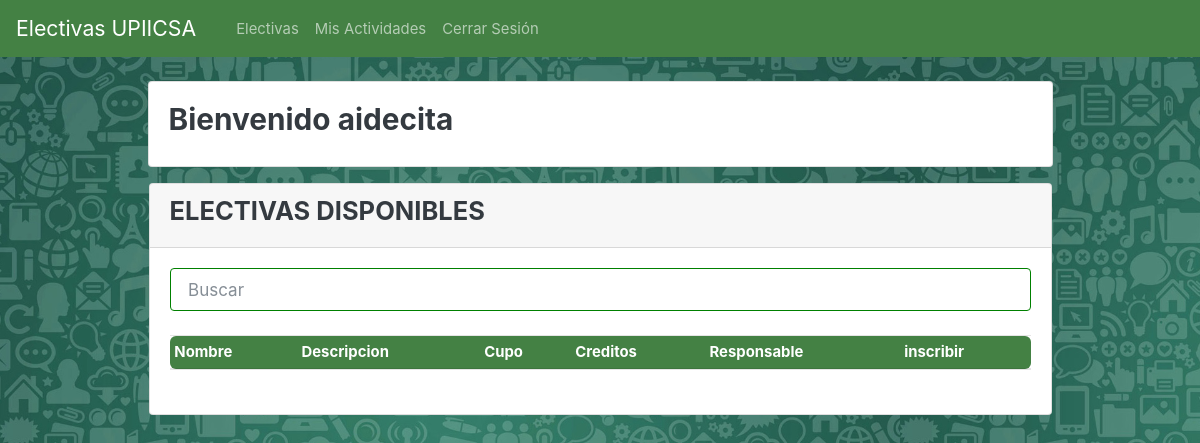
/alumno/electivas/elec.php (signed in), run on an earlier commit of the app's database.
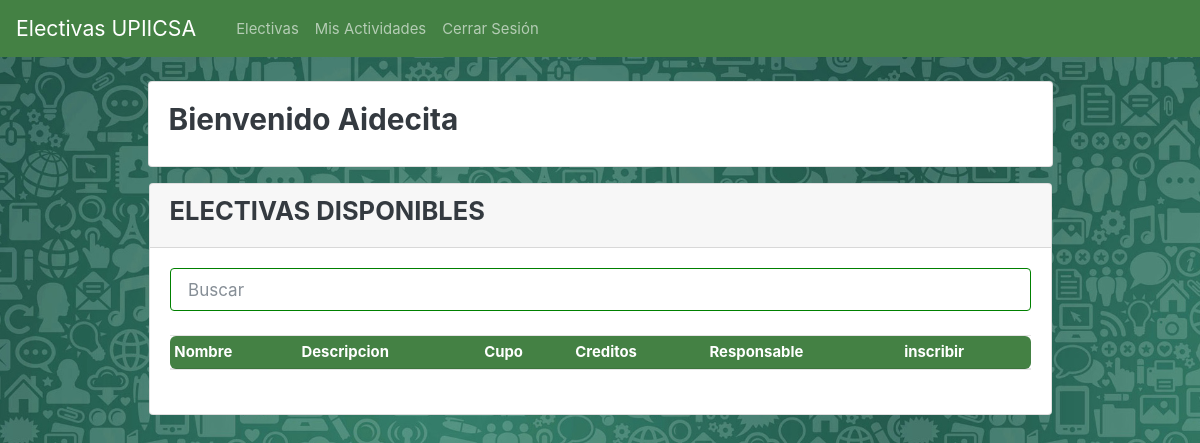
And on a later commit of the database.
### tables this page shows
CREATE TABLE `alu` (
  `boleta` int(10) NOT NULL,
  `password` varchar(30) NOT NULL DEFAULT '0',
  `name_a` varchar(55) NOT NULL,
  `ap_a` varchar(55) NOT NULL,
  `cred` int(2) NOT NULL
);

### alumno/electivas/elec.php (the view, shortened to what this page needs)
<?php
    include ('../../connect.php');
        ?>
        <?php
    $query  = "SELECT * FROM alu WHERE Boleta = '$_SESSION[user_id]'";
    $result = mysqli_query($con,$query);
    $row = mysqli_fetch_array($result);
?>
<!DOCTYPE html>
<html>
<head>
    <link rel="stylesheet" href="../../css/Style.css">
    <link rel="stylesheet" href="../../componentes/bootstrap/css/bootstrap.css">
    <link rel="stylesheet" href="../../css/bootstrap.css">
</head>
<body>
    <nav class="navbar navbar-expand-lg navbar-dark bg-upiicsa sticky-top">
        <a class="navbar-brand" href="../home_u.php">Electivas UPIICSA</a>
        <ul class="navbar-nav mr-auto">
            <li class="nav-item active">
                <a class="nav-link"> </a>
            </li>
        </ul>
        <div class="navbar-collapse collapse " id="navbarColor01" style="">
            <ul class="navbar-nav mr-auto">
                <li class="nav-item">
                    <a class="nav-link" href="#">Electivas</a>
                </li>
                <li class="nav-item">
                    <a class="nav-link" href="../mis_act/act.php">Mis Actividades</a>
                </li>
                <li class="nav-item">
                    <a class="nav-link" href="../../logout.php">Cerrar Sesión</a>
                </li>
            </ul>
        </div>
    </nav>
    <div class="container p-4">
        <div class="row">
            <div class="col-xl-10 mx-auto ">
                <div class="card">
                    <div class="card-body">
                        <h3 class="wlc">Bienvenido <?php echo $row['name_a']; ?></h3>
                    </div>
                </div>
            </div>
            <div class="col-12 col-md-12 col-xl-10 mx-auto p-3">
                <div class="card">
                    <div class="card-header">
                        <H4>ELECTIVAS DISPONIBLES</H4>
                    </div>
                    <div class="card-body">
                        <input type="search" id="search" class="form-control mr-sm-2" placeholder="Buscar">
                        <div class="table-responsive">
                            <table class="table table-sm my-4">
                                <thead>
                                    <tr>
                                        <th>Nombre</th>
                                        <th>Descripcion</th>
                                        <th>Cupo</th>
                                        <th>Creditos</th>
                                        <th>Responsable</th>
                                        <th>inscribir</th>
                                    </tr>
                                </thead>
                            </table>
                        </div>
                    </div>
                </div>
            </div>
        </div>
    </div>
</body>
</html>

What changed in the data, as far as the page shows it:
changed alu: name_a "aidecita" → "Aidecita"
